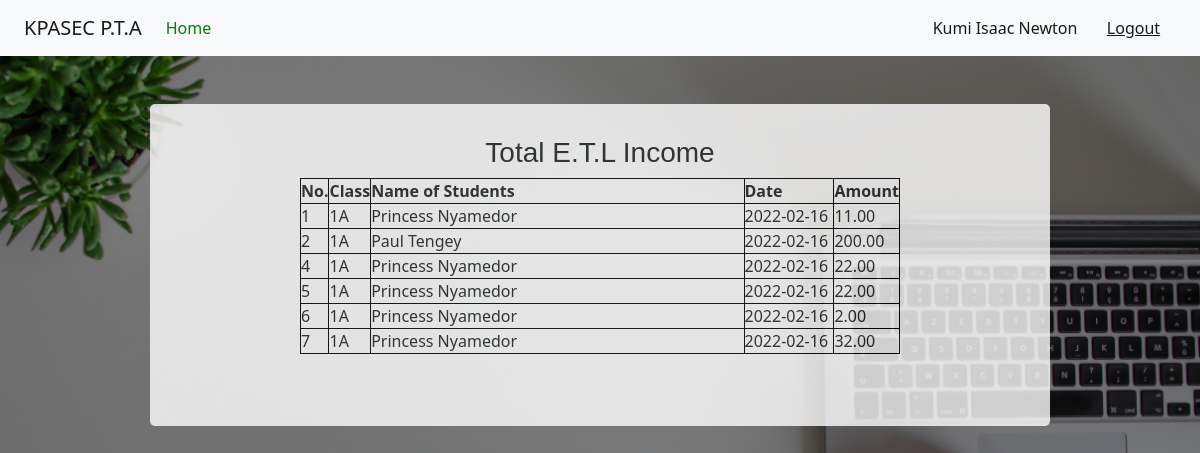
/accountant_dashboard/total_etl_income (signed in), run on the app's committed database.
### app.py (models this page shows, shortened)
class User(db.Model, UserMixin):
	__bind_key__ = "kpasec"
	id = db.Column(db.Integer, primary_key=True)
	date = db.Column(db.DateTime, default = datetime.utcnow())
	username = db.Column(db.String(80), unique=False, nullable=False)
	email = db.Column(db.String(120), unique=True, nullable=False)
	password = db.Column(db.String(120), nullable=False)
	is_admin = db.Column(db.Boolean,  default=False)
	function = db.Column(db.String(120))
	approval = db.Column(db.Boolean, default=False)

class ETLIncome(db.Model):
	__bind_key__ = "kpasec"
	id = db.Column(db.Integer, primary_key=True)
	date = db.Column(db.DateTime, default = datetime.utcnow())
	amount = db.Column(db.Integer)
	tx_id = db.Column(db.String(16))
	semester = db.Column(db.String(10), nullable = False)
	mode_of_payment = db.Column(db.String(20))
	category = db.Column(db.String(20), default="revenue")
	student_id = db.Column(db.String(10), db.ForeignKey('student.id'))#Here we reference the table name

class Student(db.Model):
	__bind_key__ = "kpasec"
	id = db.Column(db.Integer, primary_key=True)
	date = db.Column(db.DateTime, default = datetime.utcnow())
	date_admitted = db.Column(db.DateTime)
	fullname = db.Column(db.String(80), unique=False, nullable=False)
	date_of_birth = db.Column(db.String(10), unique=True)
	class1 = db.Column(db.String(10), unique=False, nullable=False)
	parent_contact = db.Column(db.String(12), nullable=False)
	phone = db.Column(db.String(12))
	id_number = db.Column(db.String(120), unique=True, nullable=False)
	status = db.Column(db.Boolean, default=True)
	pta = db.relationship('PTAIncome', backref='pta_payer', lazy=True)#Here we reference the class
	etl = db.relationship('ETLIncome', backref='etl_payer', lazy=True)
	payer = db.relationship('StudentPayments', backref='payer', lazy=True)

### app.py (the view)
@app.route("/accountant_dashboard/total_etl_income")
@login_required
def total_etl_income():
	if current_user.is_authenticated and current_user.approval:
		incomes = ETLIncome.query.all()
		return render_template("total_etl_income.html", incomes=incomes)
	else:
		abort(404)

### app.py (called while the page is built)
@app.template_filter()
def currencyFormat(value):
	value = float(value)
	if value >= 0:
		return "{:,.2f}".format(value)
	else:
		value2 = "{:,.2f}".format(value)
		return "("+value2[1:]+")"

@login_manager.user_loader
def load_user(user_id):
	return User.query.get(int(user_id))

### templates/total_etl_income.html (shortened to what this page needs)
{% extends "bootstrap.html" %}
{% block content %}
<!DOCTYPE html>
<html>
<head>
</head>
<body>
<header>
		<nav class="navbar navbar-expand-lg navbar-light bg-light">
			    <a class="navbar-brand kpa" href="#">KPASEC P.T.A</a>
				<div class="collapse navbar-collapse" id="navbarText">
			      <ul class="navbar-nav me-auto mb-2 mb-lg-0">
			        <li class="nav-item">
			          <a class="nav-link active " aria-current="page" href="{{url_for('accountant_dashboard')}}" id="dash">Home</a>
			        </li>
			      </ul>
			      <span class="navbar-text" >
			      	<a style="text-decoration:none;" href="{{url_for('account')}}" class="nn">{{current_user.username}}</a>
			      	<a href="{{url_for('logout')}}">Logout</a>
			      </span>
			    </div>
			</nav>
	</header>
   <center>
   	<div class="ttable" id="cont1">
   		<h3 class="topp" style="padding-top:4vh;font-family: sans-serif;">Total E.T.L Income </h3>
   		<table >
   			<tr>
   				<th class="non">No.</th>
   				<th class="foom">Class</th>
   				<th class="fom">Name of Students</th>
   				<th class="fomm">Date</th>
   				<th class="foomm">Amount</th>
   			</tr>
   			{% for income in incomes %}
   			   {% if income.category != 'charge'%}
   			<tr>
   				<td>{{loop.index}}</td>
   				<td class="fom">{{income.etl_payer.class1}}</td>
   				<td>{{income.etl_payer.fullname}}</td>
   				<td>{{income.date.date()}}</td>
   				<td>{{income.amount | currencyFormat}}</td>
   			</tr>
   			   {% endif %}
   			{% endfor %}
   		</table><br><br><br>
   	</div><br>
</center>
</body>
</html>
{% endblock %}

### templates/bootstrap.html (shortened to what this page needs)
<!doctype html>
<html lang="en">
  <head>
    <link href="https://cdn.jsdelivr.net/npm/bootstrap@5.1.3/dist/css/bootstrap.min.css" rel="stylesheet">
  </head>
  <body>
    {% block content%}
    {% endblock %}
  </body>
</html>

### data on the page
User: username "Kumi Isaac Newton"
ETLIncome: etl_payer.class1 "1A", etl_payer.fullname "Princess Nyamedor", date "2022-02-16", amount "11.00"
ETLIncome: etl_payer.class1 "1A", etl_payer.fullname "Paul Tengey", date "2022-02-16", amount "200.00"
ETLIncome: etl_payer.class1 "1A", etl_payer.fullname "Princess Nyamedor", date "2022-02-16", amount "22.00"
ETLIncome: etl_payer.class1 "1A", etl_payer.fullname "Princess Nyamedor", date "2022-02-16", amount "22.00"
ETLIncome: etl_payer.class1 "1A", etl_payer.fullname "Princess Nyamedor", date "2022-02-16", amount "2.00"
ETLIncome: etl_payer.class1 "1A", etl_payer.fullname "Princess Nyamedor", date "2022-02-16", amount "32.00"
